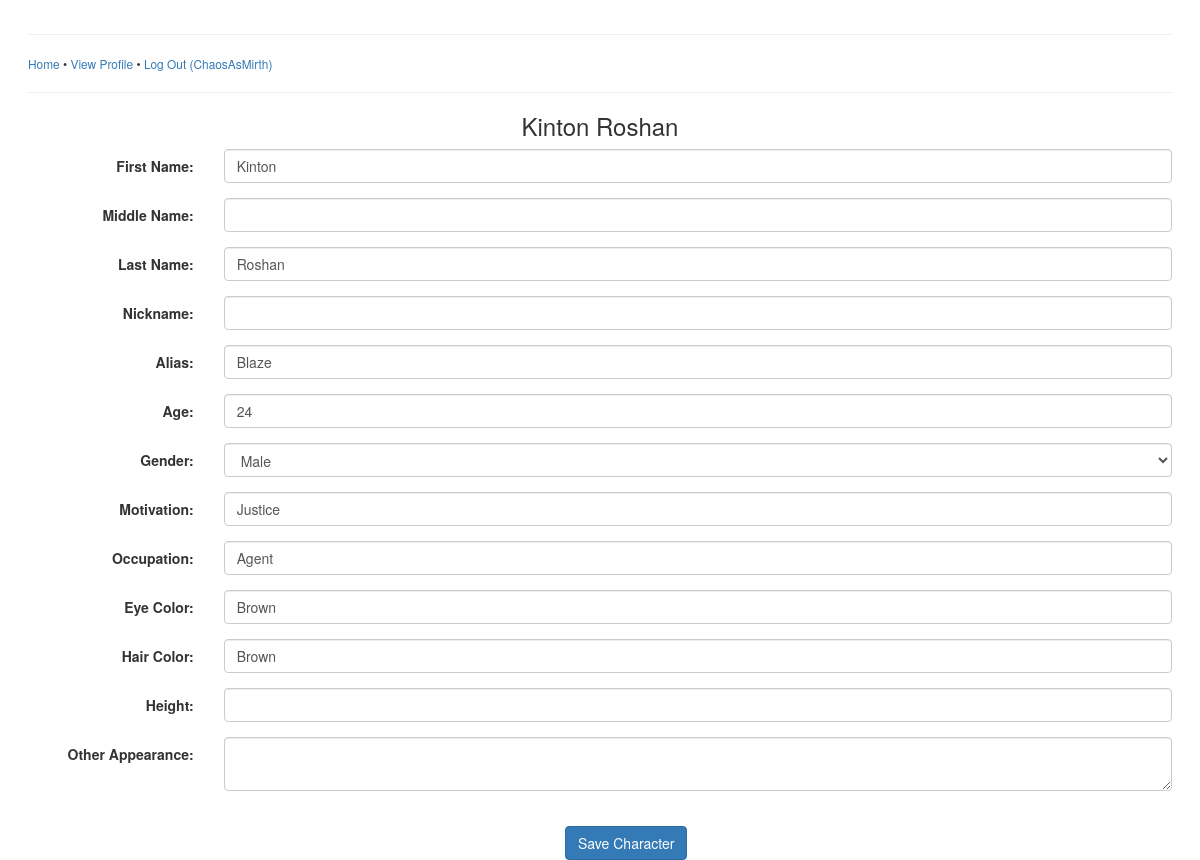
The page /editcharacter.php?character_id=50 (signed in) on the database its author committed.
### tables this page shows
CREATE TABLE `character_info` (
  `character_id` int(11) NOT NULL AUTO_INCREMENT,
  `first_name` varchar(30) DEFAULT NULL,
  `middle_name` varchar(30) DEFAULT NULL,
  `last_name` varchar(50) DEFAULT NULL,
  `gender` varchar(1) DEFAULT NULL,
  `age` int(11) DEFAULT NULL,
  `motivation` mediumtext,
  `eye_color` varchar(20) DEFAULT NULL,
  `hair_color` varchar(20) DEFAULT NULL,
  `height` varchar(10) DEFAULT NULL,
  `other_appearance` mediumtext,
  `face_model` varchar(30) DEFAULT NULL,
  `user_id` int(11) DEFAULT NULL,
  `nick_name` varchar(30) DEFAULT NULL,
  `alias` varchar(30) DEFAULT NULL,
  `occupation` varchar(50) DEFAULT NULL,
  PRIMARY KEY (`character_id`)
);

### editcharacter.php (the view, shortened to what this page needs)
<!DOCTYPE html PUBLIC "-//W3C//DTD XHTML 1.0 Transitional//EN"
  "http://www.w3.org/TR/xhtml1/DTD/xhtml1-transitional.dtd">
<html xmlns="http://www.w3.org/1999/xhtml" xml:lang="en" lang="en">
<head>
     <link rel="stylesheet" type="text/css" href="projectFour.css" />
  <link rel="stylesheet" href="https://maxcdn.bootstrapcdn.com/bootstrap/3.3.7/css/bootstrap.min.css"/>
</head>
<body>
<?php
    require_once('navbar.php');
    $dbc = mysqli_connect(DB_HOST, DB_USER, DB_PASSWORD, DB_NAME);
    if (isset($_POST['submit'])) {
        $first_name = mysqli_real_escape_string($dbc, trim($_POST['first_name']));
        $middle_name = mysqli_real_escape_string($dbc, trim($_POST['middle_name']));
        $last_name = mysqli_real_escape_string($dbc, trim($_POST['last_name']));
        $nick_name = mysqli_real_escape_string($dbc, trim($_POST['nick_name']));
        $alias = mysqli_real_escape_string($dbc, trim($_POST['alias']));
        $gender = mysqli_real_escape_string($dbc, trim($_POST['gender']));
        $age = mysqli_real_escape_string($dbc, trim($_POST['age']));
        $motivation = mysqli_real_escape_string($dbc, trim($_POST['motivation']));
        $occupation = mysqli_real_escape_string($dbc, trim($_POST['occupation']));
        $eye_color = mysqli_real_escape_string($dbc, trim($_POST['eye_color']));
        $hair_color = mysqli_real_escape_string($dbc, trim($_POST['hair_color']));
        $height = mysqli_real_escape_string($dbc, trim($_POST['height']));
        $other_appearance = mysqli_real_escape_string($dbc, trim($_POST['other_appearance']));
        $error = false;
        $character_id = mysqli_real_escape_string($dbc, trim($_POST['character_id']));
            $new_character = new Character;
            $new_character->setFirst_name($first_name);
            $new_character->setMiddle_name($middle_name);
            $new_character->setLast_name($last_name);
            $new_character->setNick_name($nick_name);
            $new_character->setAlias($alias);
            $new_character->setGender($gender);
            $new_character->setAge($age);
            $new_character->setMotivation($motivation);
            $new_character->setOccupation($occupation);
            $new_character->setEye_color($eye_color);
            $new_character->setHair_color($hair_color);
            $new_character->setHeight($height);
            $new_character->setOther_appearance($other_appearance);
            $new_character->setCharacter_id($character_id);
            $new_character->updateCharacter();
        mysqli_close($dbc);
        $return_url = 'http://' . $_SERVER['HTTP_HOST'] . dirname($_SERVER['PHP_SELF']) . '/viewcharacter.php?character_id=' . $character_id;
        header('Location: ' . $return_url);
    }
    else {
        $query = "SELECT first_name, middle_name, last_name, nick_name, alias, gender, age, motivation, occupation, eye_color, hair_color, height, other_appearance, user_id FROM character_info WHERE character_id = '" . $_GET['character_id'] . "'";
        $data = mysqli_query($dbc, $query);
        $row = mysqli_fetch_array($data);
        if ($row != NULL && $row['user_id'] == $_SESSION['user_id']) {
            $first_name = $row['first_name'];
            $last_name = $row['last_name'];
            $middle_name = $row['middle_name'];
            $nick_name = $row['nick_name'];
            $alias = $row['alias'];
            $gender = $row['gender'];
            $age = $row['age'];
            $motivation = $row['motivation'];
            $occupation = $row['occupation'];
            $eye_color = $row['eye_color'];
            $hair_color = $row['hair_color'];
            $height = $row['height'];
            $other_appearance = $row['other_appearance'];
        }
    }
?>
    <form enctype="multipart/form-data" method="post" action="<?php echo $_SERVER['PHP_SELF']; ?>" class="form-horizontal">
        <h3 class="text-center"><?php echo $first_name . " " . $last_name; ?></h3>
            <div class="form-group">
                <label for="first_name" class="control-label col-sm-2">First Name:</label>
                <div class="col-sm-10">
                    <input type="text" class="form-control" name="first_name" value="<?php if (!empty($first_name)) echo $first_name; ?>" />
                </div>
            </div>
            <div class="form-group">
                <label for="middle_name" class="control-label col-sm-2">Middle Name:</label>
                <div class="col-sm-10">
                    <input type="text" class="form-control" name="middle_name" value="<?php if (!empty($middle_name)) echo $middle_name; ?>" />
                </div>
            </div>
            <div class="form-group">
                <label for="last_name" class="control-label col-sm-2">Last Name:</label>
                <div class="col-sm-10">
                    <input type="text" class="form-control" name="last_name" value="<?php if (!empty($last_name)) echo $last_name; ?>" />
                </div>
            </div>
            <div class="form-group">
                <label for="nick_name" class="control-label col-sm-2">Nickname:</label>
                <div class="col-sm-10">
                    <input type="text" class="form-control" name="nick_name" value="<?php if (!empty($nick_name)) echo $nick_name; ?>" />
                </div>
            </div>
            <div class="form-group">
                <label for="alias" class="control-label col-sm-2">Alias:</label>
                <div class="col-sm-10">
                    <input type="text" class="form-control" name="alias" value="<?php if (!empty($alias)) echo $alias; ?>" />
                </div>
            </div>
            <div class="form-group">
                <label for="age" class="control-label col-sm-2">Age:</label>
                <div class="col-sm-10">
                    <input type="text" class="form-control" name="age" value="<?php if (!empty($age)) echo $age; ?>" />
                </div>
            </div>
            <div class="form-group">
                <label for="gender" class="control-label col-sm-2">Gender:</label>
                <div class="col-sm-10">
                    <select name="gender" class="form-control">
                        <option value="M" <?php if (!empty($gender) && $gender == 'M') echo 'selected = "selected"'; ?>>Male</option>
                    </select>
                </div>
            </div>
            <div class="form-group">
                <label for="motivation" class="control-label col-sm-2">Motivation:</label>
                <div class="col-sm-10">
                    <input type="text" class="form-control" name="motivation" value="<?php if (!empty($motivation)) echo $motivation; ?>" />
                </div>
            </div>
            <div class="form-group">
                <label for="occupation" class="control-label col-sm-2">Occupation:</label>
                <div class="col-sm-10">
                    <input type="text" class="form-control" name="occupation" value="<?php if (!empty($occupation)) echo $occupation; ?>" />
                </div>
            </div>
            <div class="form-group">
                <label for="eye_color" class="control-label col-sm-2">Eye Color:</label>
                <div class="col-sm-10">
                    <input type="text" class="form-control" name="eye_color" value="<?php if (!empty($eye_color)) echo $eye_color; ?>" />
                </div>
            </div>
            <div class="form-group">
                <label for="hair_color" class="control-label col-sm-2">Hair Color:</label>
                <div class="col-sm-10">
                    <input type="text" class="form-control" name="hair_color" value="<?php if (!empty($hair_color)) echo $hair_color; ?>" />
                </div>
            </div>
            <div class="form-group">
                <label for="height" class="control-label col-sm-2">Height:</label>
                <div class="col-sm-10">
                    <input type="text" class="form-control" name="height" value="<?php if (!empty($height)) echo $height; ?>" />
                </div>
            </div>
            <div class="form-group">
                <label for="other_appearance" class="control-label col-sm-2">Other Appearance:</label>
                <div class="col-sm-10">
                    <textarea class="form-control" name="other_appearance"><?php if (!empty($other_appearance)) echo $other_appearance; ?></textarea><br />
                </div>
            </div>
        <span class="centerButton">
            <input type="submit" value="Save Character" class="btn btn-primary" name="submit" />
        </span>
    </form>
</body>
</html>

### projectFour.css (style rules this page uses)
body { padding-top: 1em; padding-left: 2em; padding-right: 2em; }
span.centerButton { display: block; width: 5em; margin-left: auto; margin-right: auto; }

### rows shown on the page
character_info: first_name "Kinton", last_name "Roshan", alias "Blaze", age "24", gender "Male", motivation "Justice", occupation "Agent", eye_color "Brown", hair_color "Brown"

### other values the page prints
$_SESSION['username'] "ChaosAsMirth"
